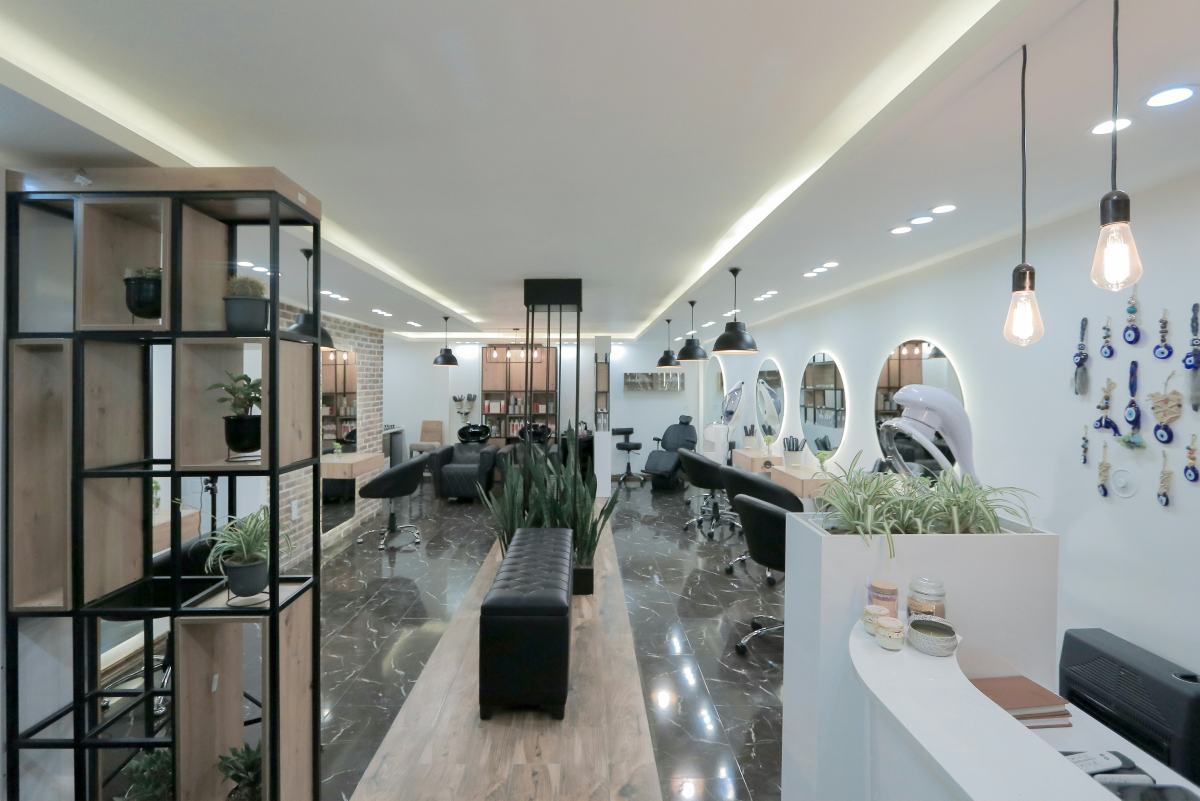
#> input picture benyamin-bohlouli-LZLdLR7vuHg-unsplash.jpg, 6000 x 4002 px, given in place of tmpxabxscd8.png, which was not available (shown at 1/5 size)
$ python build_media.py
#> lines starting #> are read from the running program, lines starting #| are printed output that depends on the picture; pictures that were not available may be replaced by others from this repository, and a replacement may not be noted
"""Genera las imágenes optimizadas de assets/ a partir de los originales en Media/.

Todas pasan por el mismo grade suave (cálido, rosado, sombras levantadas) para que
se vean como una sola sesión junto a la paleta crema/rosa del sitio.
Uso: python3 tools/build_media.py   (requiere Pillow y numpy; ffmpeg para los cuadros del video)
"""
import os, subprocess, tempfile
import numpy as np
from PIL import Image, ImageOps

ROOT = os.path.dirname(os.path.dirname(os.path.abspath(__file__)))
M = os.path.join(ROOT, "Media")
A = os.path.join(ROOT, "assets", "img")
VIDEO = os.path.join(M, "7575516-uhd_3840_2160_24fps.mp4")

SRC = {
    "A": "a.jpg",                                      # clienta sonriendo durante el color
    "G": "giorgio-trovato-wSpkThmoZQc-unsplash.jpg",   # ondas con tenaza
    "C": "haircolouring.jpg",                          # coloración con pincel
    "F": "ionela-mat-16mHHrY3PUk-unsplash.jpg",        # facial
    "N": "manicure.jpg",                               # manicure
    "S": "salon.jpg",                                  # interior de salón (referencia de stock)
}

def grade(im):
    """Grade 'Âme': cálido con un toque rosado, suave y luminoso."""
    a = np.asarray(im.convert("RGB")).astype(np.float32) / 255.0
    mean = a.reshape(-1, 3).mean(0)
    a = a * (mean.mean() / mean) ** 0.5                 # balance de blancos parcial
    a = a * np.array([1.04, 0.995, 0.975])              # cálido + rosado
    a = np.clip(a, 0, 1)
    a = a + 0.08 * np.sin(np.pi * a) * (a - 0.5)        # S suave
    a = 0.05 + a * 0.92                                 # fade de negros y blancos
    lum = (a * np.array([0.299, 0.587, 0.114])).sum(2, keepdims=True)
    a = a + (1 - lum) ** 2 * np.array([0.03, 0.01, 0.015])  # sombras ciruela
    a = lum + (a - lum) * 0.84                          # saturación contenida
    return Image.fromarray((np.clip(a, 0, 1) * 255).astype(np.uint8))

_cache = {}
def load(key):
    if key not in _cache:
        if key.startswith("V"):
            f = tempfile.mktemp(suffix=".png")
            subprocess.run(["ffmpeg", "-v", "error", "-y", "-ss", key[1:], "-i", VIDEO, "-frames:v", "1", f], check=True)
            _cache[key] = Image.open(f).convert("RGB")
        else:
            _cache[key] = ImageOps.exif_transpose(Image.open(os.path.join(M, SRC[key]))).convert("RGB")
    return _cache[key]

def crop(key, cx, cy, ar, zoom=1.0):
    """Recorte centrado en (cx, cy) (fracciones) con proporción ar = ancho/alto; zoom > 1 acerca."""
    im = load(key); W, H = im.size
    w, h = (H * ar, H) if W / H > ar else (W, W / ar)
    w, h = w / zoom, h / zoom
    x0 = min(max(cx * W - w / 2, 0), W - w); y0 = min(max(cy * H - h / 2, 0), H - h)
    return im.crop((int(x0), int(y0), int(x0 + w), int(y0 + h)))

def save(img, rel, width, graded=True):
    img = img.resize((width, round(width * img.size[1] / img.size[0])), Image.LANCZOS)
    if graded: img = grade(img)
    path = os.path.join(A, rel); os.makedirs(os.path.dirname(path), exist_ok=True)
    img.save(path, quality=80, method=6)
    print("✓", rel, img.size)

JOBS = [
    # destacados (split) 4:5
    ("V7.5", .55, .5, 4/5, 1.0, "destacado-brushing.webp", 900),
    ("N", .62, .5, 4/5, 1.25, "destacado-manos.webp", 900),
    # nosotros
    ("A", .45, .55, 4/5, 1.0, "nosotros-01.webp", 880),
    ("C", .45, .45, 3/4, 1.3, "nosotros-02.webp", 525),
    # tarjetas de servicios 4:5 y cabeceras 5:2
    ("V2", .42, .5, 4/5, 1.0, "servicios/home-cabello.webp", 800),
    ("N", .55, .45, 4/5, 1.0, "servicios/home-belleza.webp", 800),
    ("F", .62, .45, 4/5, 1.0, "servicios/home-bienestar.webp", 800),
    ("G", .5, .35, 5/2, 1.0, "servicios/cabello-wide.webp", 1600),
    ("N", .55, .4, 5/2, 1.0, "servicios/belleza-wide.webp", 1600),
    ("F", .55, .4, 5/2, 1.0, "servicios/bienestar-wide.webp", 1600),
    # galería 4:5
    ("N", .52, .55, 4/5, 2.0, "galeria/unas-01.webp", 720),
    ("C", .55, .4, 4/5, 1.0, "galeria/color-01.webp", 720),
    ("F", .58, .62, 4/5, 1.05, "galeria/rostro-01.webp", 720),
    ("G", .55, .45, 4/5, 1.0, "galeria/ondas-01.webp", 720),
    ("A", .35, .5, 4/5, 1.5, "galeria/color-02.webp", 720),
    ("V5", .5, .5, 4/5, 1.0, "galeria/brushing-01.webp", 720),
    # el salón + mapa + slide
    ("S", .5, .5, 4/3, 1.0, "espacio/salon-main.webp", 1600),
    ("S", .55, .55, 16/9, 1.15, "espacio/mapa.webp", 1600),
    ("S", .45, .55, 4/5, 1.0, "destacado-salon.webp", 900),
    # CTA final
    ("G", .5, .45, 16/9, 1.0, "espacio/cta.webp", 1600),
]

if __name__ == "__main__":
    for key, cx, cy, ar, z, rel, w in JOBS:
        save(crop(key, cx, cy, ar, z), rel, w)
#> in load, returned value is the input picture: PIL image 6000x4002 RGB; mean R, G, B 139, 141.7, 137.9
#> in crop, `return im.crop((int(x0), int(y0), int(x0 + w), int(y0 + h)))`:
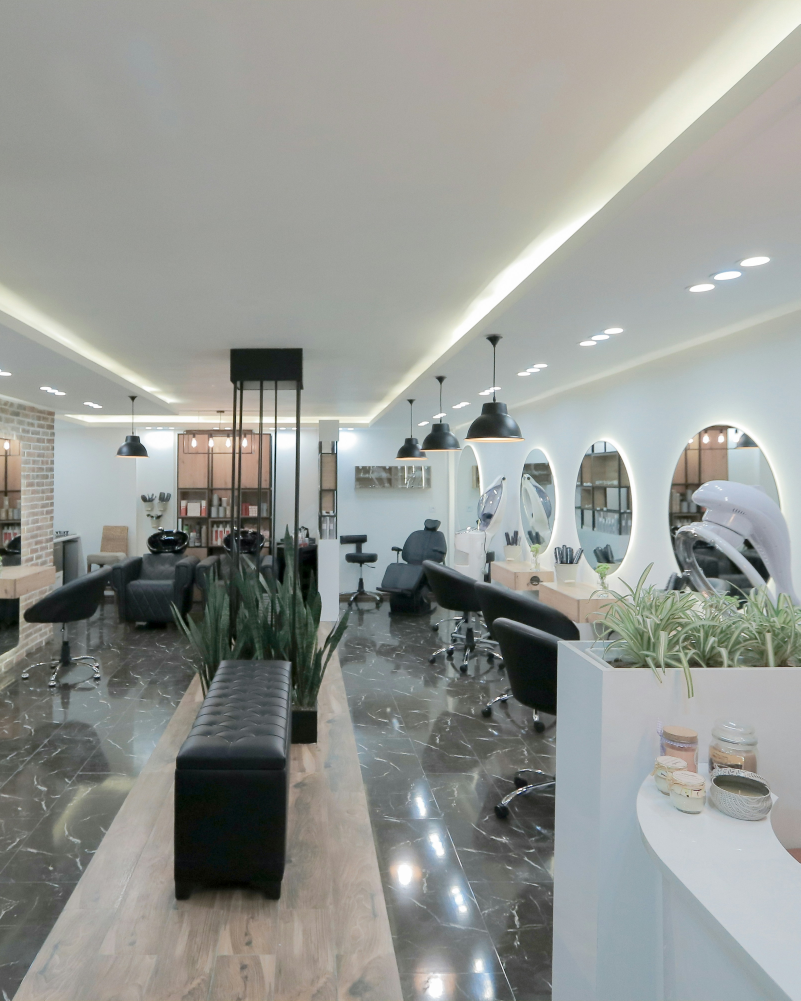
#> returned value: PIL image 3201x4002 RGB (shown at 1/4 size); mean R, G, B 149, 151.6, 147.4
#> in grade, `mean = a.reshape(-1, 3).mean(0)`: mean = [0.584, 0.595, 0.578]
#> in grade, `lum = (a * np.array([0.299, 0.587, 0.114])).sum(2, keepdims=True)`:
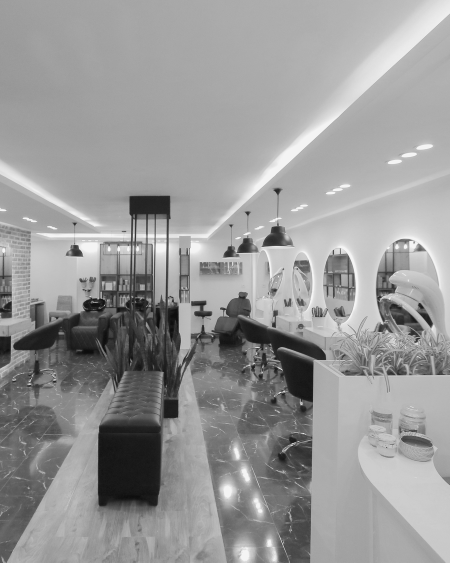
#> lum: shape (1125, 900, 1) float64 (shown at 1/2 size); min 0.05, max 0.962, mean 0.599
#| ✓ destacado-brushing.webp (900, 1125)
#> pass 2 of the loop `for key, cx, cy, ar, z, rel, w in JOBS:`:
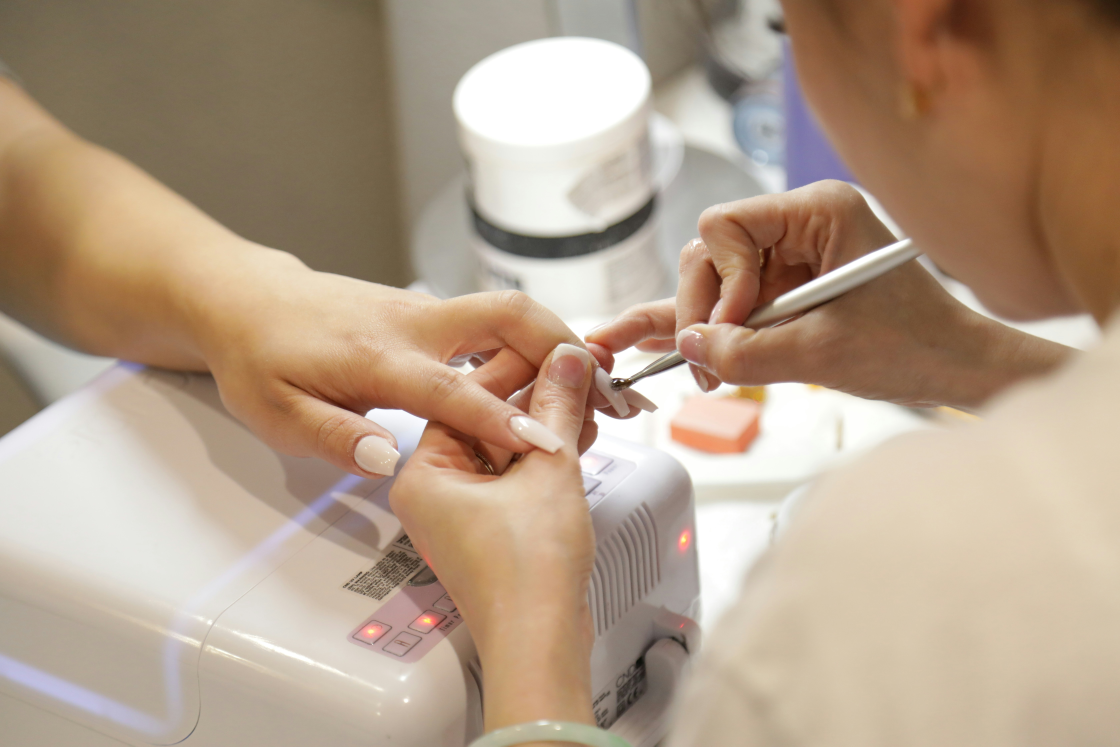
#> input picture manicure.jpg, 6720 x 4480 px, found by its file name (shown at 1/6 size)
#> in load, returned value is the input picture: PIL image 6720x4480 RGB; mean R, G, B 179.3, 157.5, 136.4
#> in crop (call 2), `return im.crop((int(x0), int(y0), int(x0 + w), int(y0 + h)))`:
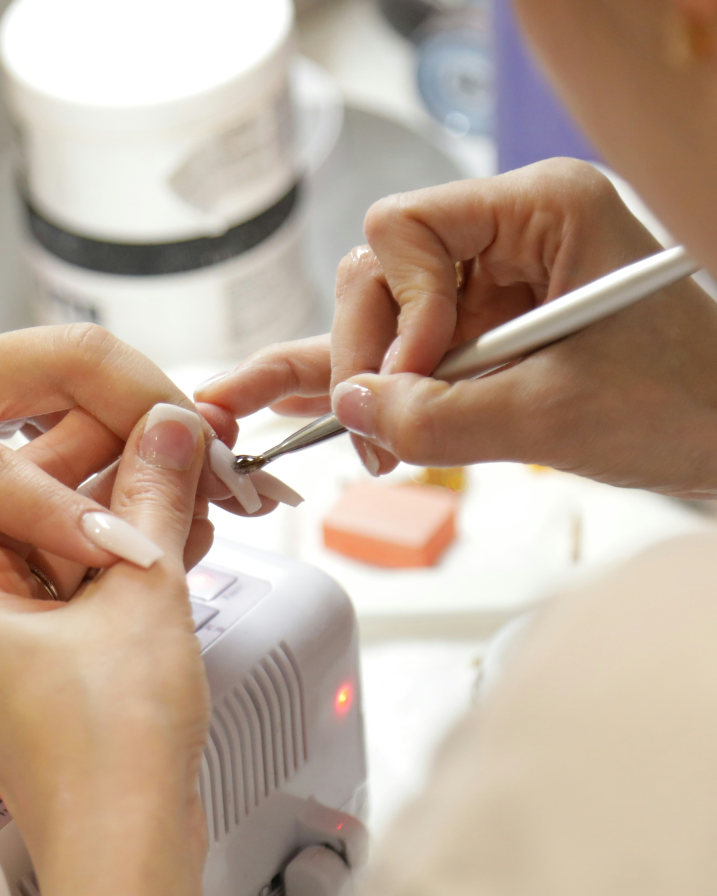
#> returned value: PIL image 2868x3584 RGB (shown at 1/4 size); mean R, G, B 189.8, 168.6, 151.8
#> mean = [0.744, 0.661, 0.595]
#> in grade (call 2), `lum = (a * np.array([0.299, 0.587, 0.114])).sum(2, keepdims=True)`:
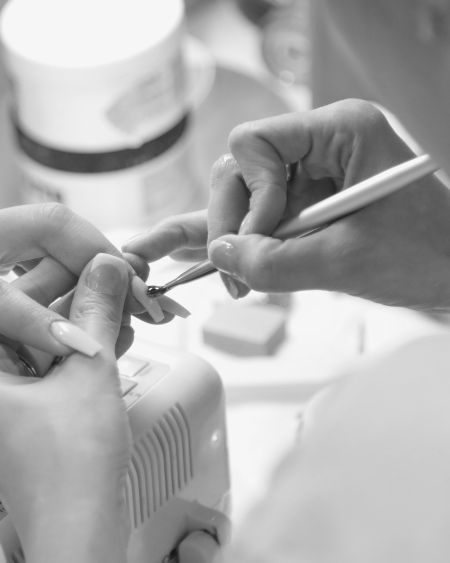
#> lum: shape (1125, 900, 1) float64 (shown at 1/2 size); min 0.0885, max 0.966, mean 0.677
#| ✓ destacado-manos.webp (900, 1125)
#> pass 3 of the loop `for key, cx, cy, ar, z, rel, w in JOBS:`:
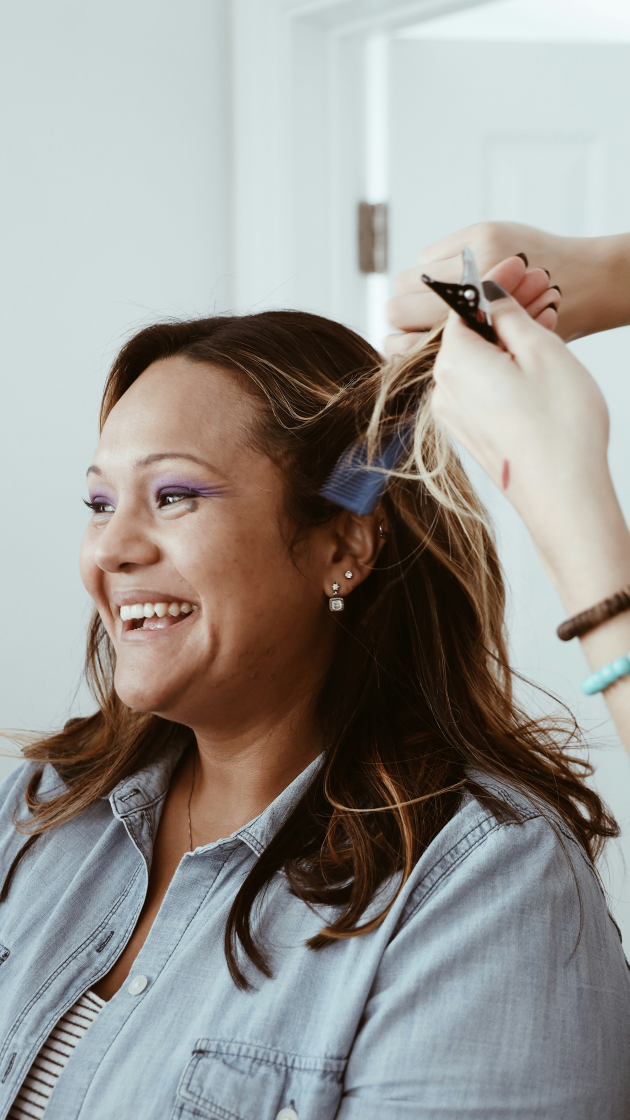
#> input picture Media/a.jpg, 3776 x 6720 px (shown at 1/6 size)
#> in load, returned value is the input picture: PIL image 3776x6720 RGB; mean R, G, B 152.7, 150.7, 146.7
#> in crop (call 3), `return im.crop((int(x0), int(y0), int(x0 + w), int(y0 + h)))`:
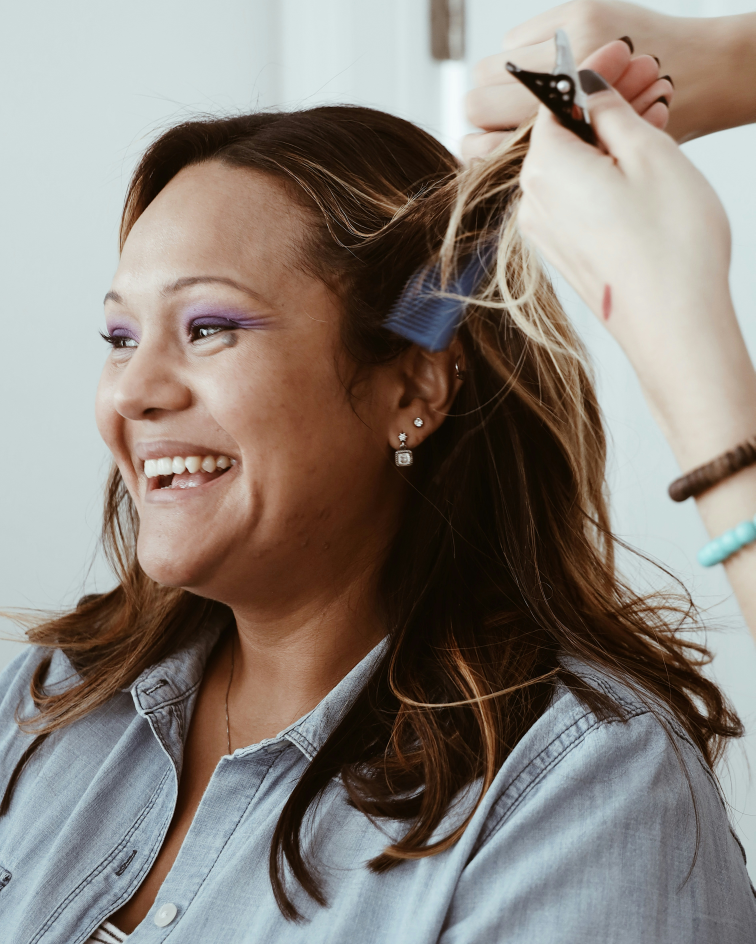
#> returned value: PIL image 3776x4720 RGB (shown at 1/5 size); mean R, G, B 137.9, 129.9, 122.9
#> img: PIL image 880x1100 RGB
#> mean = [0.541, 0.509, 0.482]
#> in grade (call 3), `lum = (a * np.array([0.299, 0.587, 0.114])).sum(2, keepdims=True)`:
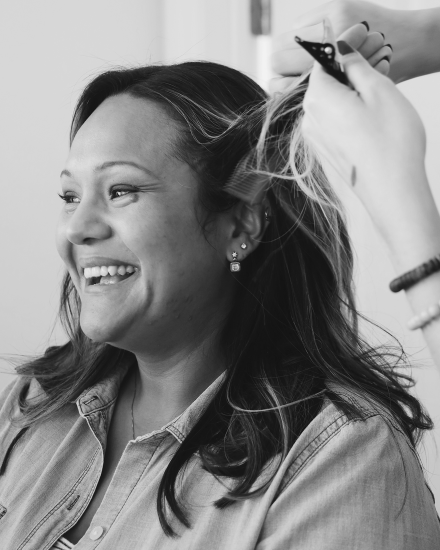
#> lum: shape (1100, 880, 1) float64 (shown at 1/2 size); min 0.05, max 0.953, mean 0.527
#| ✓ nosotros-01.webp (880, 1100)
#> (the run stopped early here; a loop or call above may not have finished)
